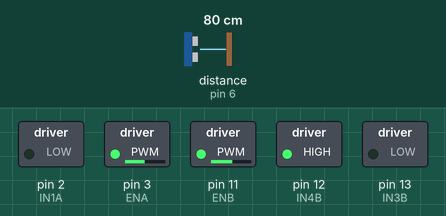
Simulated run of this sketch. Board: Arduino Uno, built with avr-gcc and run on an emulated ATmega328P. On the bench: switched loads named in the sketch (green lamp = pin HIGH). Wiring (inferred from the names in the program): ultrasonic range finder: trigger pin 5; echo pin 6. Dashed ring = blinking. The inputs (shaded band) are chosen by the test bench; at power-on: distance to the obstacle (sensor on pin 6) 80 cm. The echo pulse lasts 58.3 µs per cm; random numbers use the default seed unless the sketch sets one; pins used as bus, display or sensor lines are not drawn.

Above: at 1.2 s.
1.3 s: distance to the obstacle (sensor on pin 6) set to 2 cm
At 1.77 s:
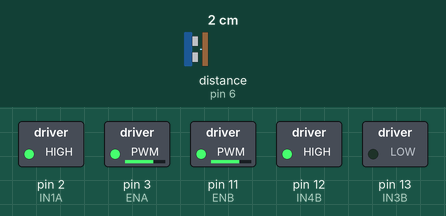
4.3 s: distance to the obstacle (sensor on pin 6) set to 9 cm
At 5.5 s:
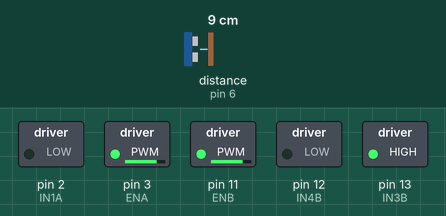
7.3 s: distance to the obstacle (sensor on pin 6) set to 64 cm
10.3 s: distance to the obstacle (sensor on pin 6) set to 72 cm
At 12.1 s:
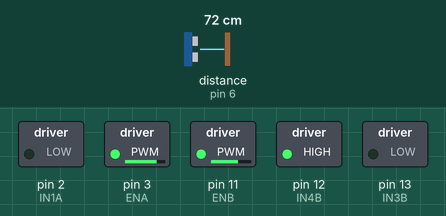
13.3 s: distance to the obstacle (sensor on pin 6) set to 35 cm
At 15.7 s:
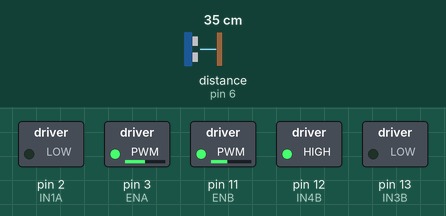
16.3 s: distance to the obstacle (sensor on pin 6) set to 120 cm
Timing chart, 0 to 20.3 s (numbered marks = the images above; inputs shaded):
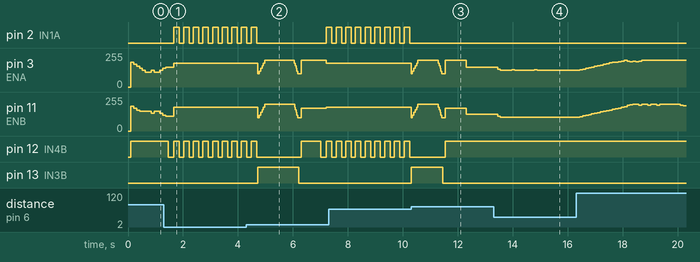

The sketch:

movement_decision_arduino.ino
```cpp
// Sensor
int TRIG_PIN = 5;
int ECHO_PIN = 6;
int distanceInCm;

// Right wheel
int ENA = 3;
int IN1A = 2;
int IN2A = 1;
// Left wheel
int IN3B = 13;
int IN4B = 12;
int ENB = 11;

// Natural movement parameters
int global_pwm_speed = 200;
int min_speed = 100;
int current_left_speed = global_pwm_speed;
int current_right_speed = global_pwm_speed;
const int RAPID_TURN = 30;
const int SLIGHT_TURN = 80;
const int SAFE_DISTANCE = 120;
const int POSSIBLY_STUCK = 6;
const int NUM_MEASUREMENTS = 9;

// Memory and randomness for naturalistic behavior
int last_avoid_direction = 0;  // 0: none, 1: left, 2: right
int consecutive_same_turns = 0;
int straight_line_counter = 0;
bool is_exploring = true;
unsigned long last_direction_change = 0;
unsigned long last_wiggle = 0;
int possibly_stuck_counter = 0;

void setup() {
    Serial.begin(9600);
    // Sensor
    pinMode(TRIG_PIN, OUTPUT);
    pinMode(ECHO_PIN, INPUT);

    // Motors
    pinMode(IN1A, OUTPUT);
    pinMode(IN2A, OUTPUT);
    pinMode(IN3B, OUTPUT);
    pinMode(IN4B, OUTPUT);

    // Initialize random seed from an unconnected analog pin
    randomSeed(analogRead(0));
}

void loop() {
    int distance = distance_measurement();
    // Reduced delay for more responsive movement
    delay(100);

    // Check if possibly stuck
    if (distance <= POSSIBLY_STUCK) {
        handlePossiblyStuck();
    }
    else {
        possibly_stuck_counter = 0;
    }

    // Normal navigation logic
    if (distance > SAFE_DISTANCE) {
        // Open space - occasionally make random movements for naturalistic exploration
        explore_mode(distance);
    }
    else if (distance > SLIGHT_TURN) {
        // Path is clear but something is ahead - smooth approach
        approach_mode(distance);
    }
    else if (RAPID_TURN < distance && distance <= SLIGHT_TURN) {
        // Getting close to obstacle - slow and adjust course
        caution_mode(distance);
    }
    else if (distance <= RAPID_TURN) {
        // Obstacle near - avoid it
        avoid_obstacle();
    }

    // Add subtle speed variations for more natural movement
    addRandomWiggle();
}

void explore_mode(int distance) {
    // Free space behavior
    straight_line_counter++;

    // In open space, occasionally make random turns to mimic curiosity
    if (straight_line_counter > 20 || millis() - last_direction_change > 5000) {
        int random_choice = random(10);

        if (random_choice < 3) {  // 30% chance to slightly turn left
            current_left_speed = global_pwm_speed - random(20, 40);
            current_right_speed = global_pwm_speed;
        }
        else if (random_choice < 6) {  // 30% chance to slightly turn right
            current_left_speed = global_pwm_speed;
            current_right_speed = global_pwm_speed - random(20, 40);
        }
        else {  // 40% chance to go straight but maybe slightly uneven
            current_left_speed = global_pwm_speed - random(0, 15);
            current_right_speed = global_pwm_speed - random(0, 15);
        }

        last_direction_change = millis();
        straight_line_counter = 0;
    }
    else {
        // Gradual transition to the target speeds for smooth movement
        smoothlyAdjustSpeeds(global_pwm_speed, global_pwm_speed, 10);
    }

    move_forward(current_left_speed, current_right_speed);
}

void approach_mode(int distance) {
    // Moderate distance - still safe to proceed but be aware
    int target_speed = map(distance, SLIGHT_TURN, SAFE_DISTANCE, min_speed + 30, global_pwm_speed);

    // Add slight curve sometimes like a cautious approach
    if (random(100) < 30) {  // 30% chance to curve slightly
        if (random(2) == 0) {
            smoothlyAdjustSpeeds(target_speed - 15, target_speed, 5);
        }
        else {
            smoothlyAdjustSpeeds(target_speed, target_speed - 15, 5);
        }
    }
    else {
        smoothlyAdjustSpeeds(target_speed, target_speed, 5);
    }

    move_forward(current_left_speed, current_right_speed);
}

void caution_mode(int distance) {
    // Near obstacle - slow down and adjust
    int target_speed = map(distance, RAPID_TURN, SLIGHT_TURN, min_speed, min_speed + 30);

    // Adaptive path selection - favor previously successful direction
    if (last_avoid_direction == 1) {  // Previously turned left
        smoothlyAdjustSpeeds(target_speed, target_speed + 25, 15);
    }
    else if (last_avoid_direction == 2) {  // Previously turned right
        smoothlyAdjustSpeeds(target_speed + 25, target_speed, 15);
    }
    else {
        // No previous direction - make a small, exploratory turn
        if (random(2) == 0) {
            smoothlyAdjustSpeeds(target_speed - 20, target_speed + 20, 15);
        }
        else {
            smoothlyAdjustSpeeds(target_speed + 20, target_speed - 20, 15);
        }
    }

    move_forward(current_left_speed, current_right_speed);
}

void handlePossiblyStuck() {
    possibly_stuck_counter++;

    // Escalating response to being stuck
    if (possibly_stuck_counter >= 2) {
        int escape_strategy = random(3);

        if (escape_strategy == 0 || possibly_stuck_counter >= 5) {
            // Back up and turn sharply - for serious stuck situations
            stop();
            delay(200);
            move_backward(global_pwm_speed, global_pwm_speed);
            delay(500 + random(300));
            stop();
            delay(100);

            // Turn in opposite direction from last avoidance
            if (last_avoid_direction == 1) {
                turn_right(global_pwm_speed, global_pwm_speed);
            }
            else {
                turn_left(global_pwm_speed, global_pwm_speed);
            }
            delay(400 + random(400));

            // Reset counter after dramatic action
            possibly_stuck_counter = 0;
        }
        else if (escape_strategy == 1) {
            // Wiggle approach - small back and forth movements
            move_backward(global_pwm_speed, global_pwm_speed - 50);
            delay(200);
            move_forward(global_pwm_speed - 50, global_pwm_speed);
            delay(200);
            move_backward(global_pwm_speed - 50, global_pwm_speed);
            delay(200);
        }
        else {
            // Pivot in place - rotate to find new direction without backing up
            if (random(2) == 0) {
                turn_left(global_pwm_speed, global_pwm_speed);
            }
            else {
                turn_right(global_pwm_speed, global_pwm_speed);
            }
            delay(300 + random(300));
        }

        stop();
        delay(100);
    }
}

void smoothlyAdjustSpeeds(int targetLeft, int targetRight, int step) {
    // Gradually adjust current speeds toward target speeds for smooth transitions
    if (current_left_speed < targetLeft) {
        current_left_speed = min(current_left_speed + step, targetLeft);
    }
    else if (current_left_speed > targetLeft) {
        current_left_speed = max(current_left_speed - step, targetLeft);
    }

    if (current_right_speed < targetRight) {
        current_right_speed = min(current_right_speed + step, targetRight);
    }
    else if (current_right_speed > targetRight) {
        current_right_speed = max(current_right_speed - step, targetRight);
    }
}

void addRandomWiggle() {
    // Add subtle randomness to mimic natural imperfections in movement
    if (millis() - last_wiggle > 800) {  // Apply subtle changes every ~800ms
        int wiggle_amount = random(-10, 11);

        // Apply small random adjustment to wheels
        current_left_speed += wiggle_amount;
        current_right_speed -= wiggle_amount / 2;

        // Ensure speeds stay within reasonable range
        current_left_speed = constrain(current_left_speed, min_speed, global_pwm_speed);
        current_right_speed = constrain(current_right_speed, min_speed, global_pwm_speed);

        last_wiggle = millis();
    }
}

void avoid_obstacle() {
    stop();
    delay(100);

    // Improved obstacle avoidance with memory and learning
    int distances[NUM_MEASUREMENTS];
    int max_distance = 0;
    int max_index = 0;
    int sum_distances_left = 0;
    int sum_distances_right = 0;
    int count_left = 0;
    int count_right = 0;

    // Perform scanning with measurements
    for (int i = 0; i < NUM_MEASUREMENTS; i++) {
        distances[i] = distance_measurement();
        delay(100);

        // Calculate statistics for decision making
        if (i < NUM_MEASUREMENTS / 2) {
            sum_distances_left += distances[i];
            count_left++;
        }
        else {
            sum_distances_right += distances[i];
            count_right++;
        }

        if (distances[i] > max_distance) {
            max_distance = distances[i];
            max_index = i;
        }

        // Turn slightly for next measurement
        turn_left(global_pwm_speed - 20, global_pwm_speed - 20);
        delay(200);
        stop();
        delay(50);
    }

    // Bias decision based on previous success and current readings
    int avg_left = sum_distances_left / count_left;
    int avg_right = sum_distances_right / count_right;
    int prev_direction_bonus = 20;  // Bonus for previously successful direction

    // Decide which way to turn with slight memory bias
    bool turn_direction_left;

    if (last_avoid_direction == 1) {
        // Previously went left - bias toward left again
        turn_direction_left = (avg_left + prev_direction_bonus > avg_right);
    }
    else if (last_avoid_direction == 2) {
        // Previously went right - bias toward right again
        turn_direction_left = (avg_left > avg_right + prev_direction_bonus);
    }
    else {
        // No history - choose the better direction
        turn_direction_left = (avg_left > avg_right);

        // Sometimes add randomness for exploration
        if (abs(avg_left - avg_right) < 15 && random(100) < 40) {
            turn_direction_left = !turn_direction_left;
        }
    }

    // Execute the turn with natural acceleration/deceleration
    if (turn_direction_left) {
        // Record that we chose left
        last_avoid_direction = 1;

        // More natural gradual turning
        for (int speed = 100; speed <= global_pwm_speed; speed += 20) {
            turn_left(speed, speed);
            delay(50);
        }

        delay(600 + random(400));  // Randomized turn duration

        // Gradual deceleration from turn
        for (int speed = global_pwm_speed; speed >= 100; speed -= 20) {
            turn_left(speed, speed);
            delay(30);
        }
    }
    else {
        // Record that we chose right
        last_avoid_direction = 2;

        // More natural gradual turning
        for (int speed = 100; speed <= global_pwm_speed; speed += 20) {
            turn_right(speed, speed);
            delay(50);
        }

        delay(600 + random(400));  // Randomized turn duration

        // Gradual deceleration from turn
        for (int speed = global_pwm_speed; speed >= 100; speed -= 20) {
            turn_right(speed, speed);
            delay(30);
        }
    }

    stop();
    delay(100);

    // Continue forward with slight turn in chosen direction
    if (turn_direction_left) {
        move_forward(global_pwm_speed - 30, global_pwm_speed);
    } else {
        move_forward(global_pwm_speed, global_pwm_speed - 30);
    }

    // Move forward briefly to clear the obstacle area
    delay(500 + random(200));
}

int distance_measurement() {
    digitalWrite(TRIG_PIN, LOW);
    delayMicroseconds(2);
    digitalWrite(TRIG_PIN, HIGH);
    delayMicroseconds(10);
    digitalWrite(TRIG_PIN, LOW);

    long signalTime = pulseIn(ECHO_PIN, HIGH, 25000); // timeout 4 m
    if (signalTime == 0) return 400; // todo ??

    return signalTime / 58;
}

void move_forward(int speedA, int speedB) {
    analogWrite(ENA, speedA);
    analogWrite(ENB, speedB);
    digitalWrite(IN1A, LOW);
    digitalWrite(IN2A, HIGH);
    digitalWrite(IN3B, LOW);
    digitalWrite(IN4B, HIGH);
}

void move_backward(int speedA, int speedB) {
    analogWrite(ENA, speedA);
    analogWrite(ENB, speedB);
    digitalWrite(IN1A, HIGH);
    digitalWrite(IN2A, LOW);
    digitalWrite(IN3B, HIGH);
    digitalWrite(IN4B, LOW);
}

void turn_left(int speedA, int speedB) {
    analogWrite(ENA, speedA);
    analogWrite(ENB, speedB);
    digitalWrite(IN1A, HIGH);
    digitalWrite(IN2A, LOW);
    digitalWrite(IN3B, LOW);
    digitalWrite(IN4B, HIGH);
}

void turn_right(int speedA, int speedB) {
    analogWrite(ENA, speedA);
    analogWrite(ENB, speedB);
    digitalWrite(IN1A, LOW);
    digitalWrite(IN2A, HIGH);
    digitalWrite(IN3B, HIGH);
    digitalWrite(IN4B, LOW);
}

void stop() {
    digitalWrite(IN1A, LOW);
    digitalWrite(IN2A, LOW);
    digitalWrite(IN3B, LOW);
    digitalWrite(IN4B, LOW);
}
```

Measured:
- the behaviour switches between 69 and 70 cm on distance to the obstacle (sensor on pin 6) (found by bisection; images 2 and 3)
- after the input at 1.3 s, pin 2 (IN1A): alternates HIGH for 0.20 s and LOW for 0.15 s, starting after 0.37 s; pin 12 (IN4B): alternates HIGH for 0.20 s and LOW for 0.15 s, starting after 0.17 s
- after the input at 13.3 s, pin 3 (ENA): 150/255 → 135/255 after 0.15 s, → 127/255 0.10 s later, → 128/255 0.41 s later, → 127/255 0.10 s later, … (6 changes in this stretch); pin 11 (ENB): 125/255 → 110/255 after 0.15 s, → 102/255 0.10 s later, → 103/255 0.41 s later, → 102/255 0.10 s later, … (6 changes in this stretch)
